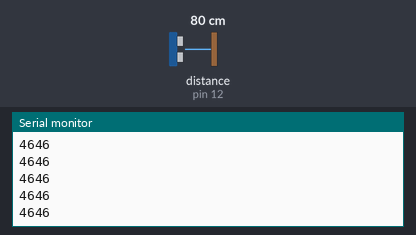
Bench run of a sketch on a simulated Arduino Uno, built with avr-gcc and run on an emulated ATmega328P. Shown: the last lines printed to the serial monitor. Wiring (inferred from the names in the program): ultrasonic range finder: trigger pin 13; echo pin 12. Inputs (shaded band) come from the test bench; at power-on: distance to the obstacle (sensor on pin 12) 80 cm. The echo pulse lasts 58.3 µs per cm.

Above: at 1.2 s.
1.3 s: distance to the obstacle (sensor on pin 12) set to 2 cm
At 1.68 s:
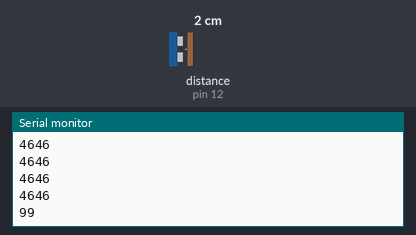
2.8 s: distance to the obstacle (sensor on pin 12) set to 4 cm
At 2.89 s:
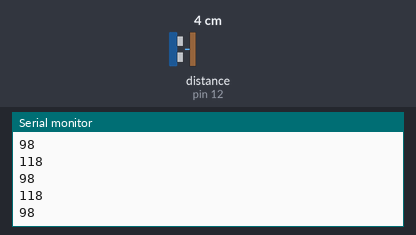
Timing chart, 0 to 5.8 s (numbered marks = the images above; inputs shaded):
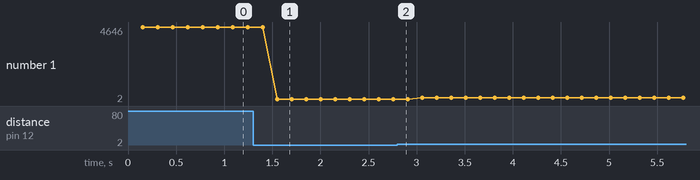

Measured:
- after the input at 1.3 s, the serial monitor: prints a new line after 0.25 s (image 1)
- plotted number 1: 4646 → 98 after the input at 1.3 s, 98 → 2 after the input at 2.8 s

The sketch:

theramin_tyler.ino
```cpp
const int pingPin = 13;
const int inPin = 12;

void setup() {
  Serial.begin(9600);
}

void loop() {
  //raw duration in milliseconds, cm is the
  //converted amount into a distance
  long duration, cm, ft;

  //initializing the pin states
  pinMode(pingPin, OUTPUT);

  //sending the signal, starting with LOW for a clean signal
  digitalWrite(pingPin, LOW);
  delayMicroseconds(2);
  digitalWrite(pingPin, HIGH);
  delayMicroseconds(5);
  digitalWrite(pingPin, LOW);

  //setting up the input pin, and receiving the duration in
  //microseconds for the sound to bounce off the object infront
  pinMode(inPin, INPUT);
  duration = pulseIn(inPin, HIGH);

  cm = microsecondsToCentimeters(duration);
  ft = centimetersToFeet(cm);

  delay(150);

  Serial.println(duration);
}

long microsecondsToCentimeters(long microseconds) {
  return microseconds / 29 / 2;
}

long centimetersToFeet(long centimeters) {
  return centimeters / 30.48;
}
```
